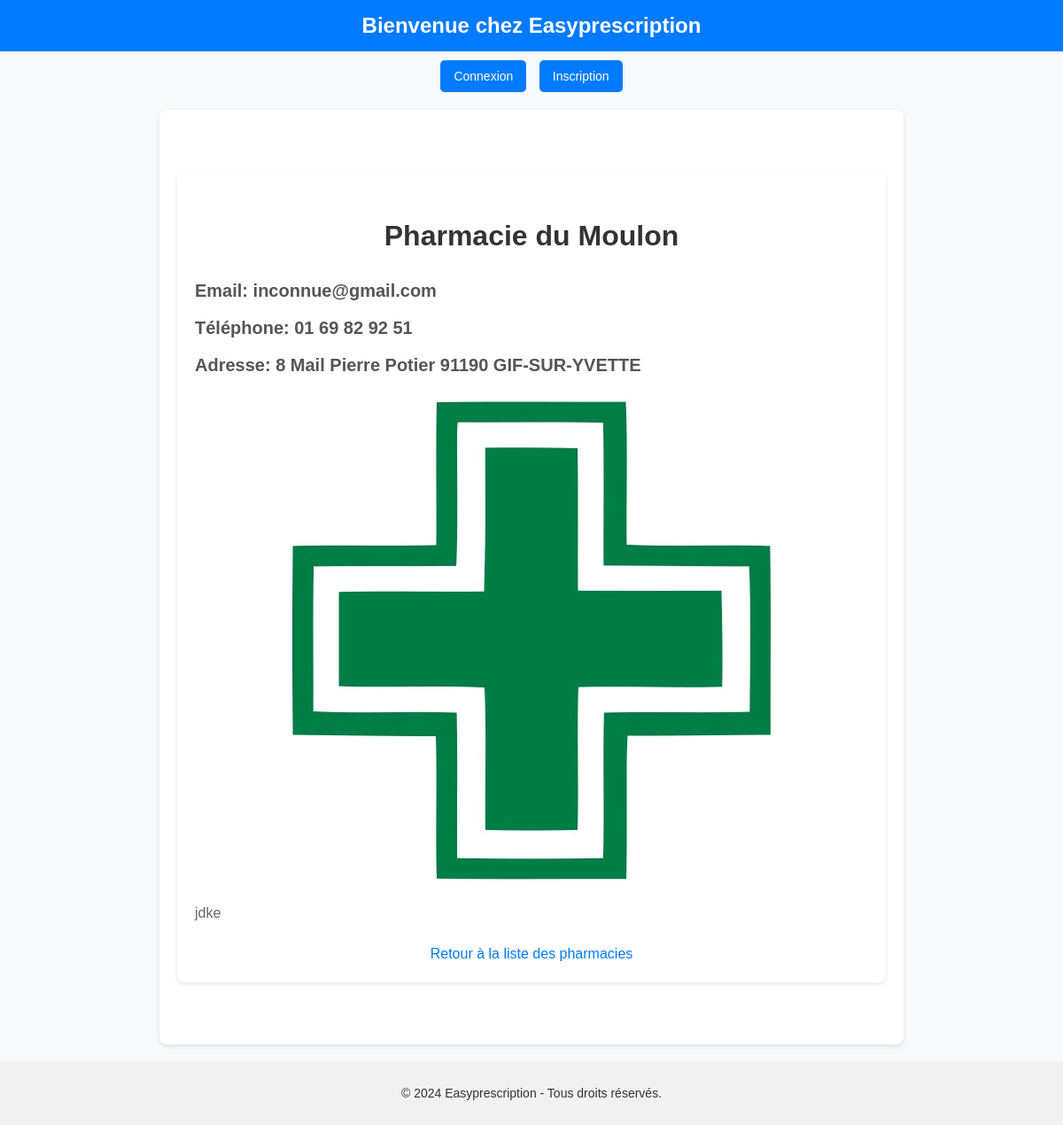
The page /pharmacie/pharmacie_du_moulon/ on the database its author committed.
### pharmacies/models.py (models this page shows, shortened)
class Pharmacie(models.Model):
    name = models.CharField(max_length=128)
    slug = models.SlugField(max_length=128)
    adresse = models.CharField(max_length=256)
    email = models.EmailField(unique=True)
    telephone = models.CharField(max_length=15, blank=True, null=True)
    latitude = models.DecimalField(max_digits=9, decimal_places=6, blank=True, null=True)
    longitude = models.DecimalField(max_digits=9, decimal_places=6, blank=True, null=True)
    thumbnail = models.ImageField(upload_to= "p_pharmacies", blank= True, null= True)
    description = models.CharField(max_length=3000)

### dashboard/views.py (the view)
# urls.py: path("pharmacie/<str:slug>/",views.pharmacie_detail, name="pharmacie"),
def pharmacie_detail(request, slug):
    pharmacie = get_object_or_404(Pharmacie, slug=slug)
    print("pharmacie : ",pharmacie.thumbnail)
    return render(request, 'dashboard/detail.html', context={"pharmacie": pharmacie})

### dashboard/templates/dashboard/detail.html (shortened to what this page needs)
{% extends 'base.html' %}
{% block content %}
    <div class="pharmacy-detail-container">
        <h2>{{ pharmacie.name }}</h2>
        <h3>Email: {{ pharmacie.email }}</h3>
        <h3>Téléphone: {{ pharmacie.telephone }}</h3>
        <h4>Adresse: {{ pharmacie.adresse }}</h4>
        <img src="{{ pharmacie.thumbnail.url }}" alt="{{ pharmacie.name }}">
        <p>{{ pharmacie.description }}</p>
        <a href="{% url 'dashboard' %}" class="back-link">Retour à la liste des pharmacies</a>
    </div>
{% endblock %}

### templates/base.html (style rules this page uses)
body { font-family: Arial, sans-serif; line-height: 1.6; margin: 0; padding: 0; background-color: #f8f9fa; color: #333; }

### dashboard/templates/dashboard/detail.html (style rules this page uses)
.pharmacy-detail-container { max-width: 900px; margin: 50px auto; padding: 20px; background-color: white; border-radius: 8px; box-shadow: 0 2px 5px rgba(0, 0, 0, 0.1); }
.pharmacy-detail-container h2 { font-size: 32px; color: #333; text-align: center; margin-bottom: 20px; }
.pharmacy-detail-container h3, .pharmacy-detail-container h4 { font-size: 20px; color: #555; margin: 10px 0; }
.pharmacy-detail-container p { font-size: 16px; line-height: 1.6; color: #666; }
.pharmacy-detail-container img { display: block; max-width: 100%; margin: 20px auto; border-radius: 8px; }
.back-link { display: block; text-align: center; margin-top: 20px; font-size: 16px; color: #007bff; text-decoration: none; }

### rows shown on the page
Pharmacie: name "Pharmacie du Moulon", email "inconnue@gmail.com", telephone "01 69 82 92 51", adresse "8 Mail Pierre Potier 91190 GIF-SUR-YVETTE", thumbnail (picture), description "jdke"
